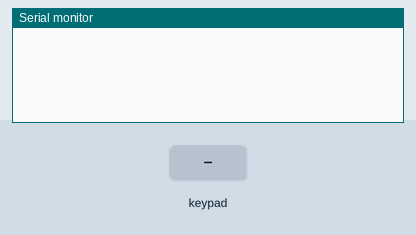
Recording of a sketch running on a simulated Arduino Uno, built with avr-gcc and run on an emulated ATmega328P. On the bench: the last lines printed to the serial monitor. Inputs (shaded band) come from the test bench.

Above: at 1.2 s.
1.3 s: key '1' pressed
At 2.3 s:
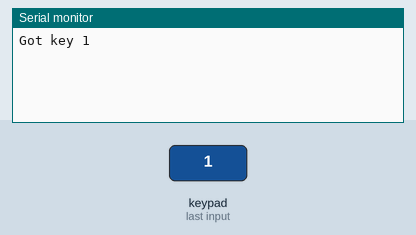
2.8 s: keypad keys 4 5 6 7 # pressed 0.4 s apart
At 5.9 s:
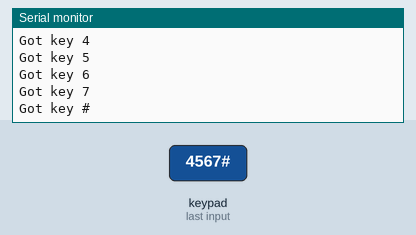
6.3 s: key 'A' pressed
At 7.4 s:
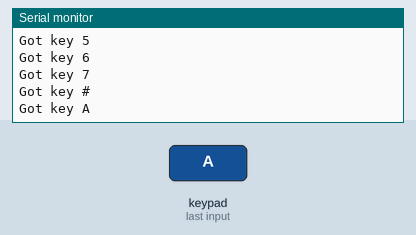
7.8 s: keypad keys 4 5 6 7 * pressed 0.4 s apart
At 9.9 s:
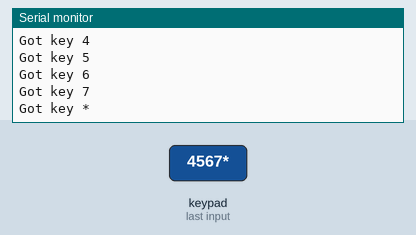
11.3 s: key 'B' pressed
At 12.3 s:
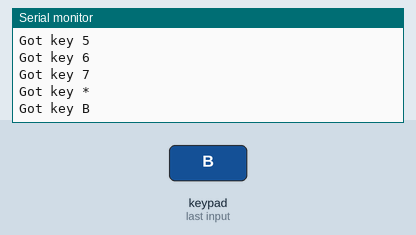
12.8 s: keypad keys 4 5 6 7 D pressed 0.4 s apart
At 14.7 s:
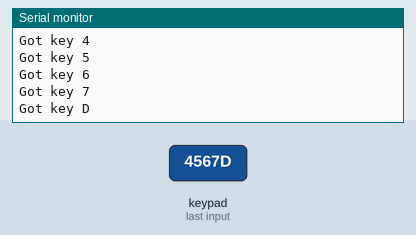
Timing chart, 0 to 16.2 s (numbered marks = the images above; inputs shaded):
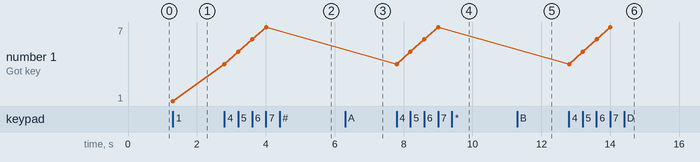

Measured:
- after the input at 1.3 s, the serial monitor: prints a new line at once (image 1)
- after the input at 2.8 s, the serial monitor: prints a new line at once (image 2)
- after the input at 6.3 s, the serial monitor: prints a new line at once (image 3)
- after the input at 7.8 s, the serial monitor: prints a new line at once (image 4)
- after the input at 11.3 s, the serial monitor: prints a new line at once (image 5)
- after the input at 12.8 s, the serial monitor: prints a new line at once (image 6)
- plotted number 1: 1 → 7 after the input at 2.8 s

The sketch:

keypadLibrary.ino
```cpp
#include <Keypad.h>


const byte numRows = 4;
const byte numCols = 4;

char keymap[numRows][numCols] ={
  {'1','2','3','A'},
  {'4','5','6','B'},
  {'7','8','9','C'},
  {'*','0','#','D'}
  };

byte rowPins[numRows] = {4,5,6,7};
byte colPins[numCols] = {8,9,10,11};

Keypad kpd = Keypad(makeKeymap(keymap),rowPins,colPins,numRows,numCols);

void setup() {

  Serial.begin(9600);


}

void loop() {

  char key = kpd.getKey();

  if(key != 0){
    Serial.print("Got key ");
    Serial.println(key);
  }

}
```
